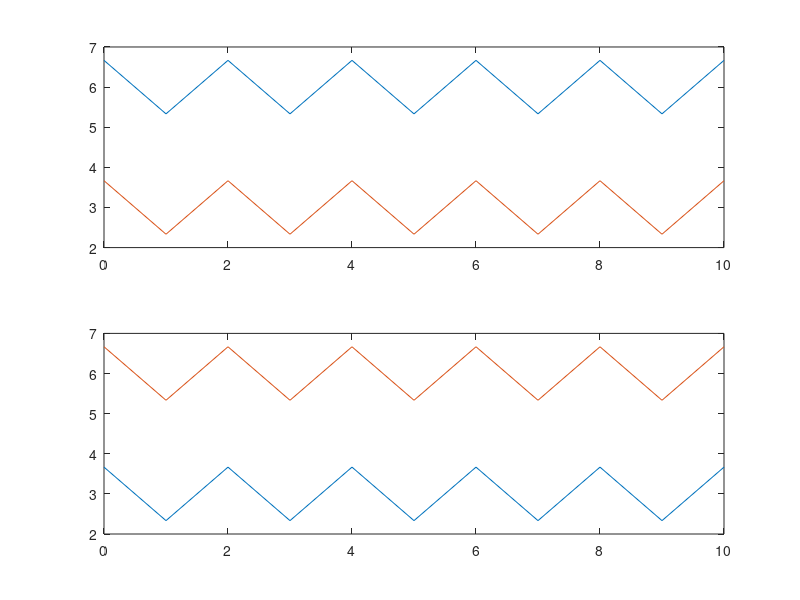
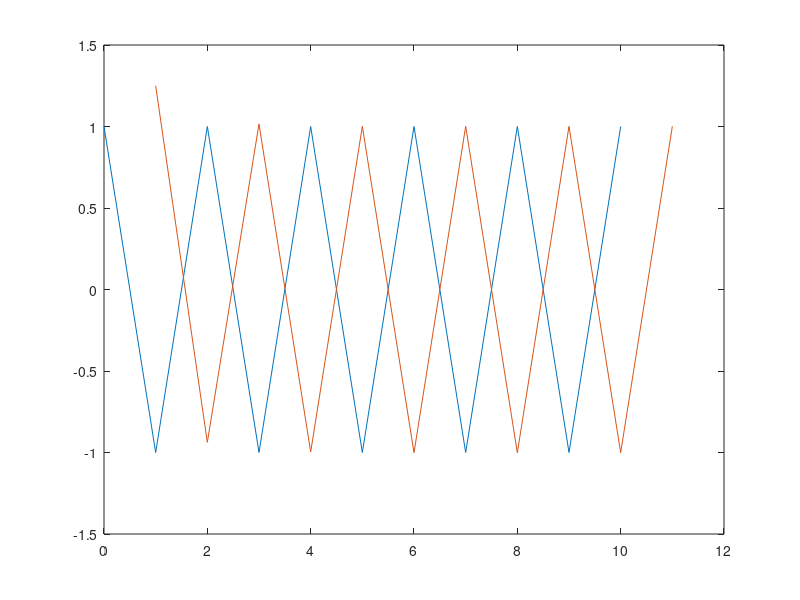
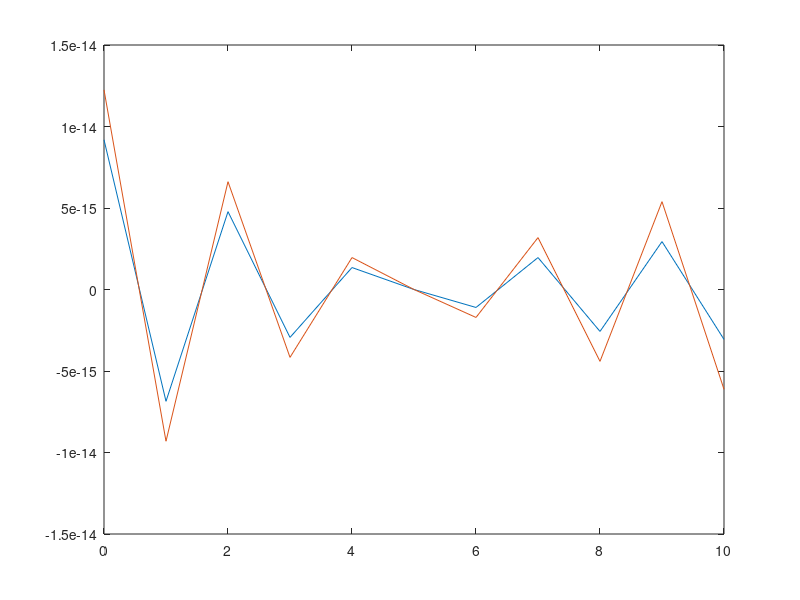
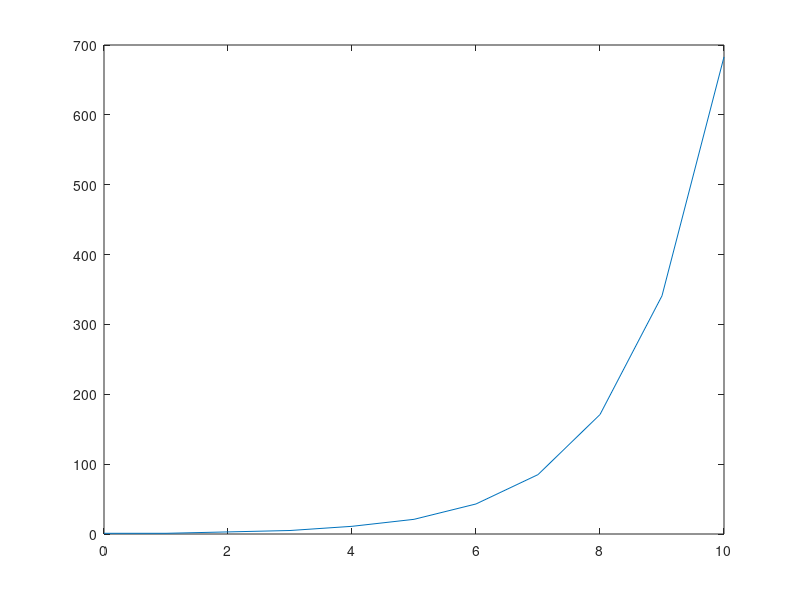

These charts were generated, in order, by the following MATLAB code:
n = 0:1:10;

x_1 = square(0.5*2*pi*n);
y_1 = (1/3) .* x_1 + 3;
y_2 = y_1 .* 2;
y_3 = (1/3) .* (x_1 + x_1) + 3;

alpha = 2;

y_4 = ((1/3) * alpha .* x_1) + 3;
y_5 = y_1 .* alpha;


figure(1);
subplot(2,1,1);
plot(n,y_2);
hold on
plot(n, y_3);
hold off
subplot(2,1,2);
plot(n,y_4);
hold on
plot(n, y_5);
hold off


n_1 = n - 1;
x_2 = cos(0.5*2*pi*n);
x_3 = cos(0.5*2*pi*n_1);

y_7 = zeros(1, length(n));
y_8 = zeros(1, length(n_1));
k = 0:1:4;

for i = 1:length(n)
    for j = 1:length(k)
        if i > k(j)
            y_7(i) = y_7(i) + ((1/4)^k(j) * (x_2(i - k(j))));
        else
            y_7(i) = y_7(i) + 0;
        end
    end
end

for i = 1:length(n_1)
    for j = 1:length(k)
        if i > k(j)
            y_8(i) = y_8(i) + ((1/4)^k(j) * (x_3(i - k(j))));
        else
            y_8(i) = y_8(i) + 0;
        end
    end
end


x_4 = y_7 - (1/4).*y_8;

figure(2);
plot(n,x_2);
hold on 
plot(x_4);
hold off

figure(3);
x_5 = sin(0.5*2*pi*n);
n0 = 5;
x_5_n0 = sin(0.5*2*pi*(n- n0));

y_9 = (n - 15) .* x_5_n0;
y_10 = (n - n0 - 15) .* x_5_n0;

plot(n,y_9);
hold on 
plot(n,y_10);
hold off

figure(4);
n1 = 0:1:10;
x_6_u(n1 >= 0) = 1;

x_6 = (-1).^n1 .* x_6_u;

y_10 = zeros(1,length(n1));

for i = 1:length(n1)
       if i > 1
            y_10(i) = x_6(i) + (2 * y_10(i - 1)); 
       else
           y_10(i) = x_6(i);
       end
end

plot(n1, y_10);






